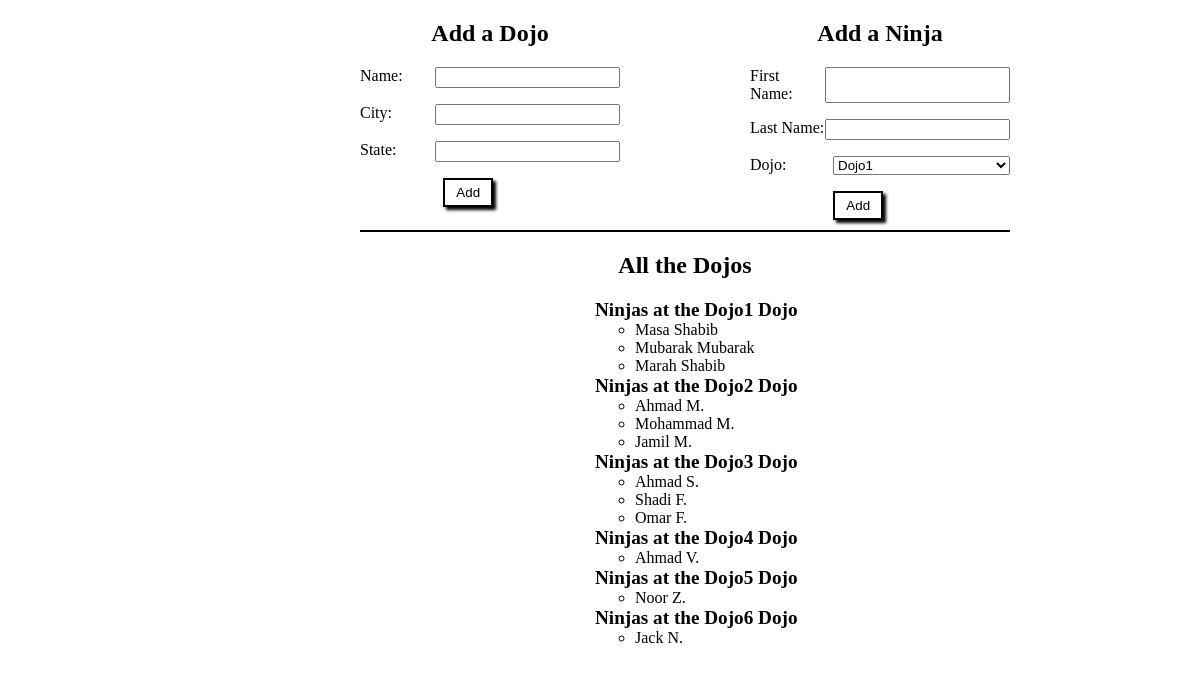
The page / on the database its author committed.
### dojo_ninja_app/models.py (models this page shows)
class Dojos(models.Model):
    name = models.CharField(max_length=45)
    city = models.CharField(max_length=45)
    state = models.CharField(max_length=45)
    desc = models.CharField(max_length=45,default="old dojo")
    created_at = models.DateTimeField(auto_now_add=True)
    updated_at = models.DateTimeField(auto_now=True)

class Ninjas(models.Model):
    first_name = models.CharField(max_length=45)
    last_name = models.CharField(max_length=45)
    dojo = models.ForeignKey(Dojos, related_name="ninja", on_delete = models.CASCADE)
    created_at = models.DateTimeField(auto_now_add=True)
    updated_at = models.DateTimeField(auto_now=True)

### dojo_ninja_app/views.py (the view)
# urls.py: path('', views.index),
def index(request):
    context = {
        "dojos": Dojos.objects.all(),
        "ninjas": Ninjas.objects.all()
    }
    return render(request, "index.html", context)

### dojo_ninja_app/templates/index.html (shortened to what this page needs)
<!DOCTYPE html>
<html lang="en">
<head>
    {%load static%}
    <link rel="stylesheet" href="{% static 'CSS/style.css'%}">
</head>
<body>
    <div class="form">
        <form action='result' method='post'>
            <div class="info">
            <h2>Add a Dojo</h2>
            <p>Name: <input type='text' name='name'> </p>
            <p>City: <input type='text' name='city'> </p>
            <p>State: <input type='text' name='state'> </p>
            <input type="submit" value='Add'  class="btn">
        </div>
    </form>
    <form action='result1' method='post'>
        <div class="info">
            <h2>Add a Ninja</h2>
            <p>First Name: <input type='text' name='first_name'> </p>
            <p>Last Name: <input type='text' name='last_name'> </p>
            <p>Dojo: <select id="dojos" name="dojo_name">
                {% for dojo in dojos %}
                <option value="{{ dojo.name}}">{{ dojo.name }}</option>
                {% endfor %}
              </select> </p>
            <input type="submit" value='Add'  class="btn">
        </div>
    </form>
        </div>
        <div class="list">
        <h2>All the Dojos</h2>
      <ul class="dojo">
        {% for dojo in dojos %}
            <li class="dojo_name"> Ninjas at the {{ dojo.name }} Dojo </li>
            <ul>
                {% for ninja in ninjas %}
                {%if ninja.dojo == dojo%}
                <li>{{ ninja.first_name }} {{ ninja.last_name }}</li>
                {% endif %}
                {% endfor %}
            </ul>
        {% endfor %}
        </ul>
    </div>
</body>
</html>

### dojo_ninja_app/static/CSS/style.css (style rules this page uses)
body { width: 650px; margin: 0 30%; }
.form { display: flex; flex-direction: row; justify-content: space-between; }
p { width: 260px; display: flex; flex-direction: row; justify-content: space-between; }
select { width: 177px; }
.list { padding: 0 30%; margin-top: 10px; border-top: 2px solid black; }
.dojo_name { list-style: none; font-weight: bolder; font-size: larger; }
h2 { text-align: center; }
.btn { border: 2px solid black; box-shadow: 3px 3px 3px black; background-color: white; padding: 5px; width: 50px; margin: 0 32%; }

### rows shown on the page
Dojos: name "Dojo1"
Ninjas: first_name "Masa", last_name "Shabib"
Ninjas: first_name "Mubarak", last_name "Mubarak"
Ninjas: first_name "Marah", last_name "Shabib"
Dojos: name "Dojo2"
Ninjas: first_name "Ahmad", last_name "M."
Ninjas: first_name "Mohammad", last_name "M."
Ninjas: first_name "Jamil", last_name "M."
Dojos: name "Dojo3"
Ninjas: first_name "Ahmad", last_name "S."
Ninjas: first_name "Shadi", last_name "F."
Ninjas: first_name "Omar", last_name "F."
Dojos: name "Dojo4"
Ninjas: first_name "Ahmad", last_name "V."
Dojos: name "Dojo5"
Ninjas: first_name "Noor", last_name "Z."
Dojos: name "Dojo6"
Ninjas: first_name "Jack", last_name "N."

### other values the page prints
form field dojo_name "Dojo1"
